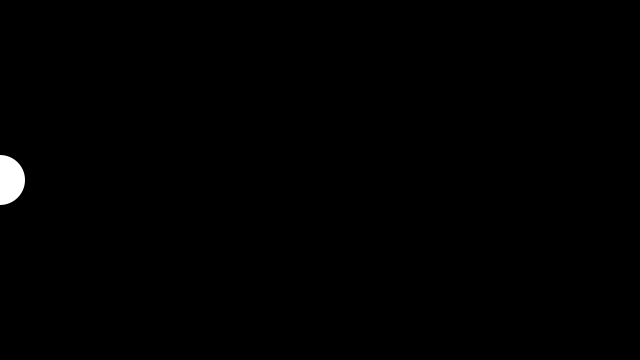
Frame 1 (no input)
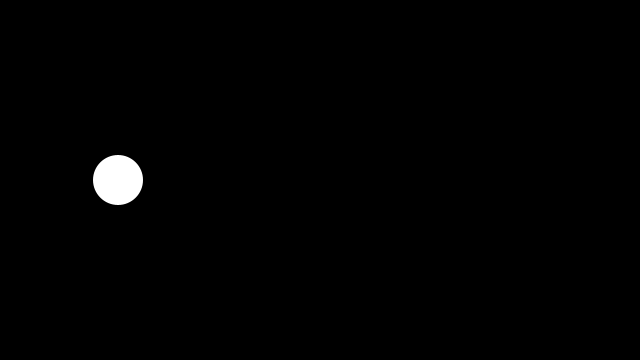
Frame 60 (the mouse pressed at the canvas centre just before this capture)
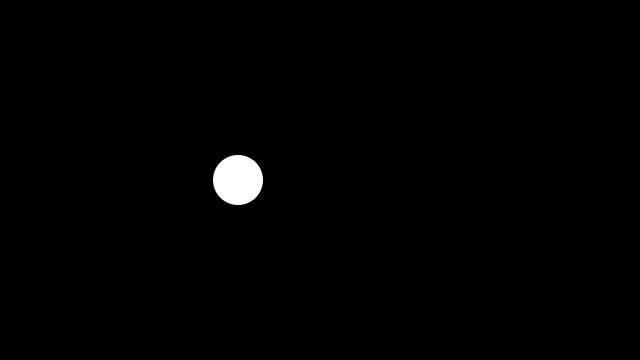
Frame 120 (the mouse held since frame 60 and released just before this capture)

The Processing sketch that drew these frames (run headless with seeded random() and noise(); from frame 60 on, the mouse is pressed at the canvas centre):

// Processing sketch: w2_stp18
// ── w2_stp18.pde
float x = 0;

void setup() {
  size(640, 360);
  noStroke();
}

void draw() {
  background(0);

  fill(255);
  
  circle(x, height * 0.5, 50);
  
  // make it faster, make it add 7
  x += 2;
  
  if(x == width) {
    x = 0;
  }
}
